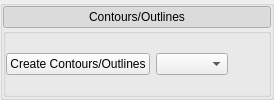
               <widget class="QGroupBox" name="contour_frame">
                <property name="styleSheet">
                 <string notr="true"/>
                </property>
                <property name="title">
                 <string/>
                </property>
                <property name="styleClass" stdset="0">
                 <string>outsideFrame</string>
                </property>
                <layout class="QVBoxLayout" name="verticalLayout_13">
                 <property name="spacing">
                  <number>0</number>
                 </property>
                 <property name="leftMargin">
                  <number>0</number>
                 </property>
                 <property name="topMargin">
                  <number>0</number>
                 </property>
                 <property name="rightMargin">
                  <number>0</number>
                 </property>
                 <property name="bottomMargin">
                  <number>0</number>
                 </property>
                 <item>
                  <widget class="QPushButton" name="pushButton_6">
                   <property name="styleSheet">
                    <string notr="true"/>
                   </property>
                   <property name="text">
                    <string>Contours/Outlines</string>
                   </property>
                   <property name="checkable">
                    <bool>true</bool>
                   </property>
                   <property name="checked">
                    <bool>true</bool>
                   </property>
                   <property name="styleClass" stdset="0">
                    <string>MenuButton</string>
                   </property>
                  </widget>
                 </item>
                 <item>
                  <widget class="QGroupBox" name="inside_contour_frame">
                   <property name="styleSheet">
                    <string notr="true"/>
                   </property>
                   <property name="title">
                    <string/>
                   </property>
                   <property name="styleClass" stdset="0">
                    <string>insideFrame</string>
                   </property>
                   <layout class="QGridLayout" name="gridLayout_10">
                    <property name="leftMargin">
                     <number>0</number>
                    </property>
                    <property name="topMargin">
                     <number>0</number>
                    </property>
                    <property name="rightMargin">
                     <number>0</number>
                    </property>
                    <property name="bottomMargin">
                     <number>0</number>
                    </property>
                    <item row="0" column="0">
                     <widget class="QPushButton" name="create_contours_button">
                      <property name="text">
                       <string>Create Contours/Outlines</string>
                      </property>
                     </widget>
                    </item>
                    <item row="0" column="1">
                     <widget class="QComboBox" name="contour_source_combobox"/>
                    </item>
                    <item row="0" column="2">
                     <spacer name="horizontalSpacer_3">
                      <property name="orientation">
                       <enum>Qt::Horizontal</enum>
                      </property>
                      <property name="sizeHint" stdset="0">
                       <size>
                        <width>40</width>
                        <height>20</height>
                       </size>
                      </property>
                     </spacer>
                    </item>
                   </layout>
                  </widget>
                 </item>
                </layout>
               </widget>
